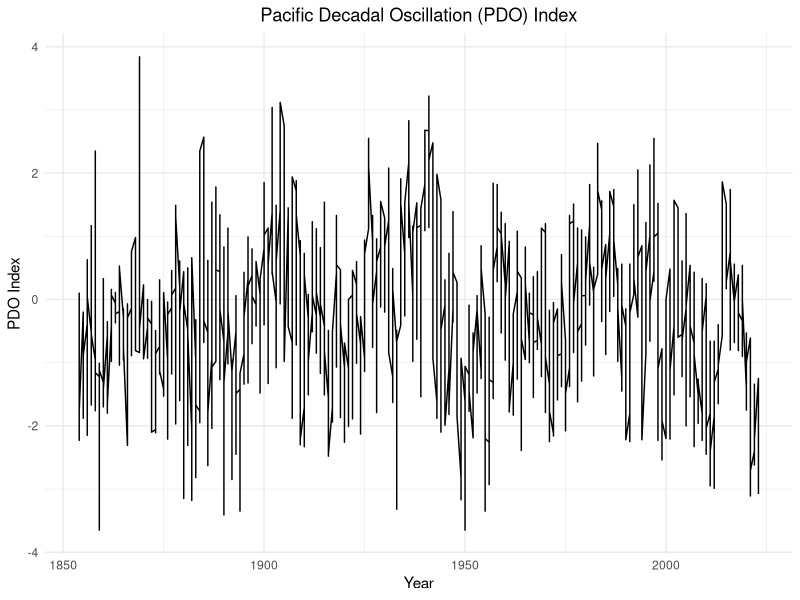

Here is the R script that generated this plot:
# Load libraries 
library(tidyverse) 

# Set working directory 
setwd("~/Documents/GitHub/CSIA_lab_work/data/environmental")

# Load data
data <- read.csv("PDO_tidy.csv")

# Plot data
ggplot(data, aes(x = Year, y = Value)) +
  geom_line() +
  labs(title = "Pacific Decadal Oscillation (PDO) Index",
       x = "Year",
       y = "PDO Index") +
  theme_minimal() +
  theme(plot.title = element_text(hjust = 0.5)) 
